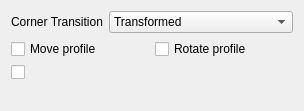
<?xml version="1.0" encoding="UTF-8"?>
<ui version="4.0">
 <class>PartDesignGui::TaskPipeParameters</class>
 <widget class="QWidget" name="PartDesignGui::TaskPipeParameters">
  <property name="geometry">
   <rect>
    <x>0</x>
    <y>0</y>
    <width>304</width>
    <height>111</height>
   </rect>
  </property>
  <property name="minimumSize">
   <size>
    <width>0</width>
    <height>0</height>
   </size>
  </property>
  <property name="windowTitle">
   <string>Form</string>
  </property>
  <layout class="QVBoxLayout" name="verticalLayout">
   <item>
    <layout class="QFormLayout" name="formLayout">
     <property name="fieldGrowthPolicy">
      <enum>QFormLayout::ExpandingFieldsGrow</enum>
     </property>
     <item row="0" column="0">
      <widget class="QLabel" name="label_2">
       <property name="text">
        <string>Corner Transition</string>
       </property>
      </widget>
     </item>
     <item row="0" column="1">
      <widget class="QComboBox" name="comboBoxTransition">
       <property name="sizePolicy">
        <sizepolicy hsizetype="Expanding" vsizetype="Fixed">
         <horstretch>0</horstretch>
         <verstretch>0</verstretch>
        </sizepolicy>
       </property>
       <item>
        <property name="text">
         <string>Transformed</string>
        </property>
       </item>
       <item>
        <property name="text">
         <string>Right Corner</string>
        </property>
       </item>
       <item>
        <property name="text">
         <string>Round Corner</string>
        </property>
       </item>
      </widget>
     </item>
    </layout>
   </item>
   <item>
    <layout class="QGridLayout" name="gridLayout">
     <item row="0" column="1">
      <widget class="QCheckBox" name="checkBoxRotateProfile">
       <property name="text">
        <string>Rotate profile</string>
       </property>
      </widget>
     </item>
     <item row="0" column="0">
      <widget class="QCheckBox" name="checkBoxMoveProfile">
       <property name="text">
        <string>Move profile</string>
       </property>
      </widget>
     </item>
     <item row="1" column="0">
      <widget class="QCheckBox" name="checkBoxLinearize"/>
     </item>
    </layout>
   </item>
   <item>
    <spacer name="verticalSpacer">
     <property name="orientation">
      <enum>Qt::Vertical</enum>
     </property>
     <property name="sizeHint" stdset="0">
      <size>
       <width>20</width>
       <height>40</height>
      </size>
     </property>
    </spacer>
   </item>
  </layout>
 </widget>
 <tabstops>
  <tabstop>comboBoxTransition</tabstop>
 </tabstops>
 <resources/>
 <connections/>
</ui>
